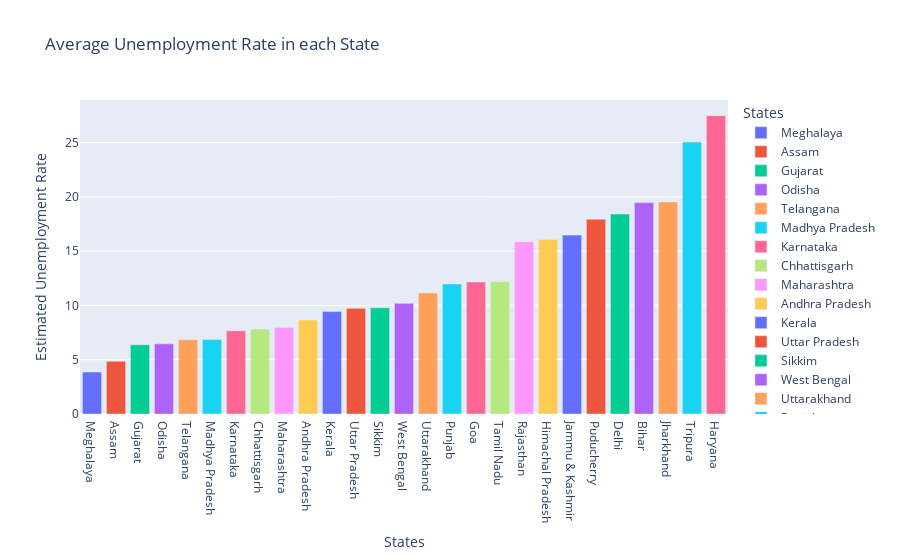

The notebook cell this image was saved under:
### Code cell
unemp = df[['Estimated Unemployment Rate','States']].groupby('States').mean().reset_index().sort_values('Estimated Unemployment Rate')

fig = px.bar(unemp, x='States',y='Estimated Unemployment Rate',color='States',
            title='Average Unemployment Rate in each State')

fig.show()

### Figure 1 — Plotly figure (JSON) as saved in the notebook; plotly's stock layout.template omitted (floating-point values rounded to 4 significant figures)
{"data": [{"alignmentgroup": "True", "hovertemplate": "States=%{x}<br>Estimated Unemployment Rate=%{y}<extra></extra>", "legendgroup": "Meghalaya", "marker": {"color": "#636efa", "pattern": {"shape": ""}}, "name": "Meghalaya", "offsetgroup": "Meghalaya", "orientation": "v", "showlegend": true, "textposition": "auto", "type": "bar", "x": ["Meghalaya"], "xaxis": "x", "y": [3.866], "yaxis": "y"}, {"alignmentgroup": "True", "hovertemplate": "States=%{x}<br>Estimated Unemployment Rate=%{y}<extra></extra>", "legendgroup": "Assam", "marker": {"color": "#EF553B", "pattern": {"shape": ""}}, "name": "Assam", "offsetgroup": "Assam", "orientation": "v", "showlegend": true, "textposition": "auto", "type": "bar", "x": ["Assam"], "xaxis": "x", "y": [4.856], "yaxis": "y"}, {"alignmentgroup": "True", "hovertemplate": "States=%{x}<br>Estimated Unemployment Rate=%{y}<extra></extra>", "legendgroup": "Gujarat", "marker": {"color": "#00cc96", "pattern": {"shape": ""}}, "name": "Gujarat", "offsetgroup": "Gujarat", "orientation": "v", "showlegend": true, "textposition": "auto", "type": "bar", "x": ["Gujarat"], "xaxis": "x", "y": [6.376], "yaxis": "y"}, {"alignmentgroup": "True", "hovertemplate": "States=%{x}<br>Estimated Unemployment Rate=%{y}<extra></extra>", "legendgroup": "Odisha", "marker": {"color": "#ab63fa", "pattern": {"shape": ""}}, "name": "Odisha", "offsetgroup": "Odisha", "orientation": "v", "showlegend": true, "textposition": "auto", "type": "bar", "x": ["Odisha"], "xaxis": "x", "y": [6.462], "yaxis": "y"}, {"alignmentgroup": "True", "hovertemplate": "States=%{x}<br>Estimated Unemployment Rate=%{y}<extra></extra>", "legendgroup": "Telangana", "marker": {"color": "#FFA15A", "pattern": {"shape": ""}}, "name": "Telangana", "offsetgroup": "Telangana", "orientation": "v", "showlegend": true, "textposition": "auto", "type": "bar", "x": ["Telangana"], "xaxis": "x", "y": [6.833], "yaxis": "y"}, {"alignmentgroup": "True", "hovertemplate": "States=%{x}<br>Estimated Unemployment Rate=%{y}<extra></extra>", "legendgroup": "Madhya Pradesh", "marker": {"color": "#19d3f3", "pattern": {"shape": ""}}, "name": "Madhya Pradesh", "offsetgroup": "Madhya Pradesh", "orientation": "v", "showlegend": true, "textposition": "auto", "type": "bar", "x": ["Madhya Pradesh"], "xaxis": "x", "y": [6.854], "yaxis": "y"}, {"alignmentgroup": "True", "hovertemplate": "States=%{x}<br>Estimated Unemployment Rate=%{y}<extra></extra>", "legendgroup": "Karnataka", "marker": {"color": "#FF6692", "pattern": {"shape": ""}}, "name": "Karnataka", "offsetgroup": "Karnataka", "orientation": "v", "showlegend": true, "textposition": "auto", "type": "bar", "x": ["Karnataka"], "xaxis": "x", "y": [7.668], "yaxis": "y"}, {"alignmentgroup": "True", "hovertemplate": "States=%{x}<br>Estimated Unemployment Rate=%{y}<extra></extra>", "legendgroup": "Chhattisgarh", "marker": {"color": "#B6E880", "pattern": {"shape": ""}}, "name": "Chhattisgarh", "offsetgroup": "Chhattisgarh", "orientation": "v", "showlegend": true, "textposition": "auto", "type": "bar", "x": ["Chhattisgarh"], "xaxis": "x", "y": [7.819], "yaxis": "y"}, {"alignmentgroup": "True", "hovertemplate": "States=%{x}<br>Estimated Unemployment Rate=%{y}<extra></extra>", "legendgroup": "Maharashtra", "marker": {"color": "#FF97FF", "pattern": {"shape": ""}}, "name": "Maharashtra", "offsetgroup": "Maharashtra", "orientation": "v", "showlegend": true, "textposition": "auto", "type": "bar", "x": ["Maharashtra"], "xaxis": "x", "y": [7.979], "yaxis": "y"}, {"alignmentgroup": "True", "hovertemplate": "States=%{x}<br>Estimated Unemployment Rate=%{y}<extra></extra>", "legendgroup": "Andhra Pradesh", "marker": {"color": "#FECB52", "pattern": {"shape": ""}}, "name": "Andhra Pradesh", "offsetgroup": "Andhra Pradesh", "orientation": "v", "showlegend": true, "textposition": "auto", "type": "bar", "x": ["Andhra Pradesh"], "xaxis": "x", "y": [8.664], "yaxis": "y"}, {"alignmentgroup": "True", "hovertemplate": "States=%{x}<br>Estimated Unemployment Rate=%{y}<extra></extra>", "legendgroup": "Kerala", "marker": {"color": "#636efa", "pattern": {"shape": ""}}, "name": "Kerala", "offsetgroup": "Kerala", "orientation": "v", "showlegend": true, "textposition": "auto", "type": "bar", "x": ["Kerala"], "xaxis": "x", "y": [9.434], "yaxis": "y"}, {"alignmentgroup": "True", "hovertemplate": "States=%{x}<br>Estimated Unemployment Rate=%{y}<extra></extra>", "legendgroup": "Uttar Pradesh", "marker": {"color": "#EF553B", "pattern": {"shape": ""}}, "name": "Uttar Pradesh", "offsetgroup": "Uttar Pradesh", "orientation": "v", "showlegend": true, "textposition": "auto", "type": "bar", "x": ["Uttar Pradesh"], "xaxis": "x", "y": [9.737], "yaxis": "y"}, {"alignmentgroup": "True", "hovertemplate": "States=%{x}<br>Estimated Unemployment Rate=%{y}<extra></extra>", "legendgroup": "Sikkim", "marker": {"color": "#00cc96", "pattern": {"shape": ""}}, "name": "Sikkim", "offsetgroup": "Sikkim", "orientation": "v", "showlegend": true, "textposition": "auto", "type": "bar", "x": ["Sikkim"], "xaxis": "x", "y": [9.793], "yaxis": "y"}, {"alignmentgroup": "True", "hovertemplate": "States=%{x}<br>Estimated Unemployment Rate=%{y}<extra></extra>", "legendgroup": "West Bengal", "marker": {"color": "#ab63fa", "pattern": {"shape": ""}}, "name": "West Bengal", "offsetgroup": "West Bengal", "orientation": "v", "showlegend": true, "textposition": "auto", "type": "bar", "x": ["West Bengal"], "xaxis": "x", "y": [10.19], "yaxis": "y"}, {"alignmentgroup": "True", "hovertemplate": "States=%{x}<br>Estimated Unemployment Rate=%{y}<extra></extra>", "legendgroup": "Uttarakhand", "marker": {"color": "#FFA15A", "pattern": {"shape": ""}}, "name": "Uttarakhand", "offsetgroup": "Uttarakhand", "orientation": "v", "showlegend": true, "textposition": "auto", "type": "bar", "x": ["Uttarakhand"], "xaxis": "x", "y": [11.16], "yaxis": "y"}, {"alignmentgroup": "True", "hovertemplate": "States=%{x}<br>Estimated Unemployment Rate=%{y}<extra></extra>", "legendgroup": "Punjab", "marker": {"color": "#19d3f3", "pattern": {"shape": ""}}, "name": "Punjab", "offsetgroup": "Punjab", "orientation": "v", "showlegend": true, "textposition": "auto", "type": "bar", "x": ["Punjab"], "xaxis": "x", "y": [11.98], "yaxis": "y"}, {"alignmentgroup": "True", "hovertemplate": "States=%{x}<br>Estimated Unemployment Rate=%{y}<extra></extra>", "legendgroup": "Goa", "marker": {"color": "#FF6692", "pattern": {"shape": ""}}, "name": "Goa", "offsetgroup": "Goa", "orientation": "v", "showlegend": true, "textposition": "auto", "type": "bar", "x": ["Goa"], "xaxis": "x", "y": [12.17], "yaxis": "y"}, {"alignmentgroup": "True", "hovertemplate": "States=%{x}<br>Estimated Unemployment Rate=%{y}<extra></extra>", "legendgroup": "Tamil Nadu", "marker": {"color": "#B6E880", "pattern": {"shape": ""}}, "name": "Tamil Nadu", "offsetgroup": "Tamil Nadu", "orientation": "v", "showlegend": true, "textposition": "auto", "type": "bar", "x": ["Tamil Nadu"], "xaxis": "x", "y": [12.19], "yaxis": "y"}, {"alignmentgroup": "True", "hovertemplate": "States=%{x}<br>Estimated Unemployment Rate=%{y}<extra></extra>", "legendgroup": "Rajasthan", "marker": {"color": "#FF97FF", "pattern": {"shape": ""}}, "name": "Rajasthan", "offsetgroup": "Rajasthan", "orientation": "v", "showlegend": true, "textposition": "auto", "type": "bar", "x": ["Rajasthan"], "xaxis": "x", "y": [15.87], "yaxis": "y"}, {"alignmentgroup": "True", "hovertemplate": "States=%{x}<br>Estimated Unemployment Rate=%{y}<extra></extra>", "legendgroup": "Himachal Pradesh", "marker": {"color": "#FECB52", "pattern": {"shape": ""}}, "name": "Himachal Pradesh", "offsetgroup": "Himachal Pradesh", "orientation": "v", "showlegend": true, "textposition": "auto", "type": "bar", "x": ["Himachal Pradesh"], "xaxis": "x", "y": [16.07], "yaxis": "y"}, {"alignmentgroup": "True", "hovertemplate": "States=%{x}<br>Estimated Unemployment Rate=%{y}<extra></extra>", "legendgroup": "Jammu & Kashmir", "marker": {"color": "#636efa", "pattern": {"shape": ""}}, "name": "Jammu & Kashmir", "offsetgroup": "Jammu & Kashmir", "orientation": "v", "showlegend": true, "textposition": "auto", "type": "bar", "x": ["Jammu & Kashmir"], "xaxis": "x", "y": [16.48], "yaxis": "y"}, {"alignmentgroup": "True", "hovertemplate": "States=%{x}<br>Estimated Unemployment Rate=%{y}<extra></extra>", "legendgroup": "Puducherry", "marker": {"color": "#EF553B", "pattern": {"shape": ""}}, "name": "Puducherry", "offsetgroup": "Puducherry", "orientation": "v", "showlegend": true, "textposition": "auto", "type": "bar", "x": ["Puducherry"], "xaxis": "x", "y": [17.94], "yaxis": "y"}, {"alignmentgroup": "True", "hovertemplate": "States=%{x}<br>Estimated Unemployment Rate=%{y}<extra></extra>", "legendgroup": "Delhi", "marker": {"color": "#00cc96", "pattern": {"shape": ""}}, "name": "Delhi", "offsetgroup": "Delhi", "orientation": "v", "showlegend": true, "textposition": "auto", "type": "bar", "x": ["Delhi"], "xaxis": "x", "y": [18.41], "yaxis": "y"}, {"alignmentgroup": "True", "hovertemplate": "States=%{x}<br>Estimated Unemployment Rate=%{y}<extra></extra>", "legendgroup": "Bihar", "marker": {"color": "#ab63fa", "pattern": {"shape": ""}}, "name": "Bihar", "offsetgroup": "Bihar", "orientation": "v", "showlegend": true, "textposition": "auto", "type": "bar", "x": ["Bihar"], "xaxis": "x", "y": [19.47], "yaxis": "y"}, {"alignmentgroup": "True", "hovertemplate": "States=%{x}<br>Estimated Unemployment Rate=%{y}<extra></extra>", "legendgroup": "Jharkhand", "marker": {"color": "#FFA15A", "pattern": {"shape": ""}}, "name": "Jharkhand", "offsetgroup": "Jharkhand", "orientation": "v", "showlegend": true, "textposition": "auto", "type": "bar", "x": ["Jharkhand"], "xaxis": "x", "y": [19.54], "yaxis": "y"}, {"alignmentgroup": "True", "hovertemplate": "States=%{x}<br>Estimated Unemployment Rate=%{y}<extra></extra>", "legendgroup": "Tripura", "marker": {"color": "#19d3f3", "pattern": {"shape": ""}}, "name": "Tripura", "offsetgroup": "Tripura", "orientation": "v", "showlegend": true, "textposition": "auto", "type": "bar", "x": ["Tripura"], "xaxis": "x", "y": [25.05], "yaxis": "y"}, {"alignmentgroup": "True", "hovertemplate": "States=%{x}<br>Estimated Unemployment Rate=%{y}<extra></extra>", "legendgroup": "Haryana", "marker": {"color": "#FF6692", "pattern": {"shape": ""}}, "name": "Haryana", "offsetgroup": "Haryana", "orientation": "v", "showlegend": true, "textposition": "auto", "type": "bar", "x": ["Haryana"], "xaxis": "x", "y": [27.48], "yaxis": "y"}], "layout": {"barmode": "relative", "legend": {"title": {"text": "States"}, "tracegroupgap": 0}, "title": {"text": "Average Unemployment Rate in each State"}, "xaxis": {"anchor": "y", "categoryarray": ["Meghalaya", "Assam", "Gujarat", "Odisha", "Telangana", "Madhya Pradesh", "Karnataka", "Chhattisgarh", "Maharashtra", "Andhra Pradesh", "Kerala", "Uttar Pradesh", "Sikkim", "West Bengal", "Uttarakhand", "Punjab", "Goa", "Tamil Nadu", "Rajasthan", "Himachal Pradesh", "Jammu & Kashmir", "Puducherry", "Delhi", "Bihar", "Jharkhand", "Tripura", "Haryana"], "categoryorder": "array", "domain": [0, 1], "title": {"text": "States"}}, "yaxis": {"anchor": "x", "domain": [0, 1], "title": {"text": "Estimated Unemployment Rate"}}}}
